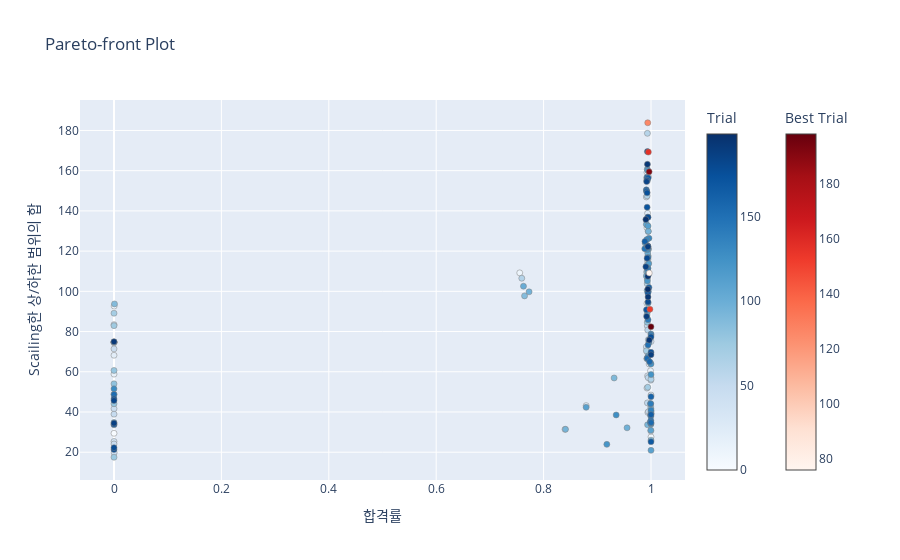

The notebook cell saved with this chart:
### Code cell
from plotly.io import show
import matplotlib.pyplot as plt

plt.rcParams["font.family"] = "Malgun Gothic"
plt.rcParams["axes.unicode_minus"] = False

fig = optuna.visualization.plot_pareto_front(
    study,
    targets=lambda t: (t.values[0], t.values[1]),
    target_names=["합격률", "새롭게 설정한 상/하한 범위의 합"],
)

show(fig)

### Figure 1 — Plotly figure (JSON) as saved in the notebook; plotly's stock layout.template omitted (floating-point values rounded to 4 significant figures; data arrays with more than 128 entries replaced by an {"elided": "..."} marker saying what was removed)
{"data": [{"hovertemplate": "%{text}<extra>Trial</extra>", "marker": {"color": {"elided": "194 int values"}, "colorbar": {"title": {"text": "Trial"}}, "colorscale": [[0, "rgb(247,251,255)"], [0.125, "rgb(222,235,247)"], [0.25, "rgb(198,219,239)"], [0.375, "rgb(158,202,225)"], [0.5, "rgb(107,174,214)"], [0.625, "rgb(66,146,198)"], [0.75, "rgb(33,113,181)"], [0.875, "rgb(8,81,156)"], [1, "rgb(8,48,107)"]], "line": {"color": "Grey", "width": 0.5}}, "mode": "markers", "showlegend": false, "text": {"elided": "194 str values"}, "type": "scatter", "x": {"elided": "194 float values"}, "y": {"elided": "194 float values"}}, {"hovertemplate": "%{text}<extra>Best Trial</extra>", "marker": {"color": [76, 126, 152, 157, 191, 198], "colorbar": {"title": {"text": "Best Trial"}, "x": 1.1, "xpad": 40}, "colorscale": [[0, "rgb(255,245,240)"], [0.125, "rgb(254,224,210)"], [0.25, "rgb(252,187,161)"], [0.375, "rgb(252,146,114)"], [0.5, "rgb(251,106,74)"], [0.625, "rgb(239,59,44)"], [0.75, "rgb(203,24,29)"], [0.875, "rgb(165,15,21)"], [1, "rgb(103,0,13)"]], "line": {"color": "Grey", "width": 0.5}}, "mode": "markers", "showlegend": false, "text": ["{<br>  \"number\": 76,<br>  \"values\": [<br>    0.9968143643208804,<br>    109.08458921505537<br>  ],<br>  \"params\": {<br>    \"EX1.A1_PV_bound1\": -0.4478907711999167,<br>    \"EX1.A1_PV_bound2\": 1.2922741150106603,<br>    \"EX1.A2_PV_bound1\": -0.41342656129605326,<br>    \"EX1.A2_PV_bound2\": -0.04546711137023163,<br>    \"EX1.H1_PV_bound1\": -0.4491345862879932,<br>    \"EX1.H1_PV_bound2\": 0.1074490169347515,<br>    \"EX1.MD_PV_bound1\": -0.14042173869164754,<br>    \"EX1.MD_PV_bound2\": 1.0068118022786678,<br>    \"EX1.Z1_PV_bound1\": 0.4622674043479955,<br>    \"EX1.Z1_PV_bound2\": 1.0367484735986563,<br>    \"EX1.Z2_PV_bound1\": -0.24339968487967023,<br>    \"EX1.Z2_PV_bound2\": 0.11351919133679789,<br>    \"EX1.Z4_PV_bound1\": 0.6121133812568611,<br>    \"EX1.Z4_PV_bound2\": 0.003637450298418443<br>  }<br>}", "{<br>  \"number\": 126,<br>  \"values\": [<br>    0.9939183318853171,<br>    183.83600621351255<br>  ],<br>  \"params\": {<br>    \"EX1.A1_PV_bound1\": 1.4904701225290937,<br>    \"EX1.A1_PV_bound2\": -0.3260315225054966,<br>    \"EX1.A2_PV_bound1\": 1.2916948986210686,<br>    \"EX1.A2_PV_bound2\": -0.3133657262019296,<br>    \"EX1.H1_PV_bound1\": 0.7447892539199716,<br>    \"EX1.H1_PV_bound2\": -0.4623535742978704,<br>    \"EX1.MD_PV_bound1\": -0.4609570917675778,<br>    \"EX1.MD_PV_bound2\": 1.328036617568178,<br>    \"EX1.Z1_PV_bound1\": -0.4105651403307644,<br>    \"EX1.Z1_PV_bound2\": 1.0313281705461343,<br>    \"EX1.Z2_PV_bound1\": 0.27529762499430954,<br>    \"EX1.Z2_PV_bound2\": -0.3630151155502137,<br>    \"EX1.Z4_PV_bound1\": 0.06035126578910477,<br>    \"EX1.Z4_PV_bound2\": 0.8215677987157184<br>  }<br>}", "{<br>  \"number\": 152,<br>  \"values\": [<br>    0.9979727772951057,<br>    91.07370878133243<br>  ],<br>  \"params\": {<br>    \"EX1.A1_PV_bound1\": 0.8641222559423558,<br>    \"EX1.A1_PV_bound2\": 1.4241222198448797,<br>    \"EX1.A2_PV_bound1\": 0.6505996980375848,<br>    \"EX1.A2_PV_bound2\": -0.12047266610787655,<br>    \"EX1.H1_PV_bound1\": 1.2972246091057063,<br>    \"EX1.H1_PV_bound2\": 0.1074490169347515,<br>    \"EX1.MD_PV_bound1\": 1.4946335023515918,<br>    \"EX1.MD_PV_bound2\": 0.6995420136462671,<br>    \"EX1.Z1_PV_bound1\": 1.0592630067596844,<br>    \"EX1.Z1_PV_bound2\": 0.380768649856277,<br>    \"EX1.Z2_PV_bound1\": 1.4623746481022055,<br>    \"EX1.Z2_PV_bound2\": -0.21760341350893864,<br>    \"EX1.Z4_PV_bound1\": 1.3167028783413535,<br>    \"EX1.Z4_PV_bound2\": 0.9614592664888411<br>  }<br>}", "{<br>  \"number\": 157,<br>  \"values\": [<br>    0.9950767448595425,<br>    169.2380539246672<br>  ],<br>  \"params\": {<br>    \"EX1.A1_PV_bound1\": 0.938588869619501,<br>    \"EX1.A1_PV_bound2\": 0.4548020467952789,<br>    \"EX1.A2_PV_bound1\": 0.9189619267600557,<br>    \"EX1.A2_PV_bound2\": 1.1491479674516276,<br>    \"EX1.H1_PV_bound1\": 1.2347964924900372,<br>    \"EX1.H1_PV_bound2\": -0.21053359571251584,<br>    \"EX1.MD_PV_bound1\": 1.4513328184814127,<br>    \"EX1.MD_PV_bound2\": -0.47617603486925386,<br>    \"EX1.Z1_PV_bound1\": 0.10902131439766949,<br>    \"EX1.Z1_PV_bound2\": -0.2575221974013717,<br>    \"EX1.Z2_PV_bound1\": 0.47350665137868164,<br>    \"EX1.Z2_PV_bound2\": 0.3646785414608993,<br>    \"EX1.Z4_PV_bound1\": -0.06939510848163088,<br>    \"EX1.Z4_PV_bound2\": 1.4270832054045153<br>  }<br>}", "{<br>  \"number\": 191,<br>  \"values\": [<br>    0.996524761077324,<br>    159.45258815954503<br>  ],<br>  \"params\": {<br>    \"EX1.A1_PV_bound1\": -0.2934839659198103,<br>    \"EX1.A1_PV_bound2\": -0.07004154650018113,<br>    \"EX1.A2_PV_bound1\": 1.0184914860312413,<br>    \"EX1.A2_PV_bound2\": 0.7098343875118873,<br>    \"EX1.H1_PV_bound1\": -0.17090867746680338,<br>    \"EX1.H1_PV_bound2\": 1.0411758548496504,<br>    \"EX1.MD_PV_bound1\": 1.4513328184814127,<br>    \"EX1.MD_PV_bound2\": -0.47617603486925386,<br>    \"EX1.Z1_PV_bound1\": 1.0881919882884252,<br>    \"EX1.Z1_PV_bound2\": 1.0313281705461343,<br>    \"EX1.Z2_PV_bound1\": 0.27529762499430954,<br>    \"EX1.Z2_PV_bound2\": 0.5933388047409172,<br>    \"EX1.Z4_PV_bound1\": 0.4062643244830795,<br>    \"EX1.Z4_PV_bound2\": 1.0901022486948324<br>  }<br>}", "{<br>  \"number\": 198,<br>  \"values\": [<br>    1.0,<br>    82.37286171176427<br>  ],<br>  \"params\": {<br>    \"EX1.A1_PV_bound1\": 1.2802114405098262,<br>    \"EX1.A1_PV_bound2\": 1.4778122052140803,<br>    \"EX1.A2_PV_bound1\": 1.1155356984550835,<br>    \"EX1.A2_PV_bound2\": -0.29233947341272315,<br>    \"EX1.H1_PV_bound1\": -0.20099470504984773,<br>    \"EX1.H1_PV_bound2\": 0.6291040223651825,<br>    \"EX1.MD_PV_bound1\": 1.4602279742498026,<br>    \"EX1.MD_PV_bound2\": 0.6995420136462671,<br>    \"EX1.Z1_PV_bound1\": 0.7767051280355712,<br>    \"EX1.Z1_PV_bound2\": 1.203009566948374,<br>    \"EX1.Z2_PV_bound1\": 0.5664859837288618,<br>    \"EX1.Z2_PV_bound2\": 0.8331535208970513,<br>    \"EX1.Z4_PV_bound1\": -0.029841095715215316,<br>    \"EX1.Z4_PV_bound2\": 0.9614592664888411<br>  }<br>}"], "type": "scatter", "x": [0.9968, 0.9939, 0.998, 0.9951, 0.9965, 1], "y": [109.1, 183.8, 91.07, 169.2, 159.5, 82.37]}], "layout": {"title": {"text": "Pareto-front Plot"}, "xaxis": {"title": {"text": "합격률"}}, "yaxis": {"title": {"text": "Scailing한 상/하한 범위의 합"}}}}
